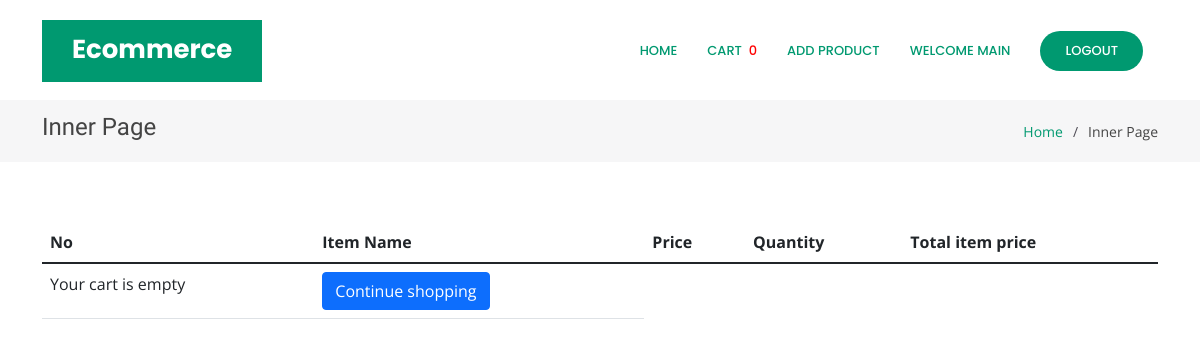
Before: /orderlist (signed in) with the older database file.
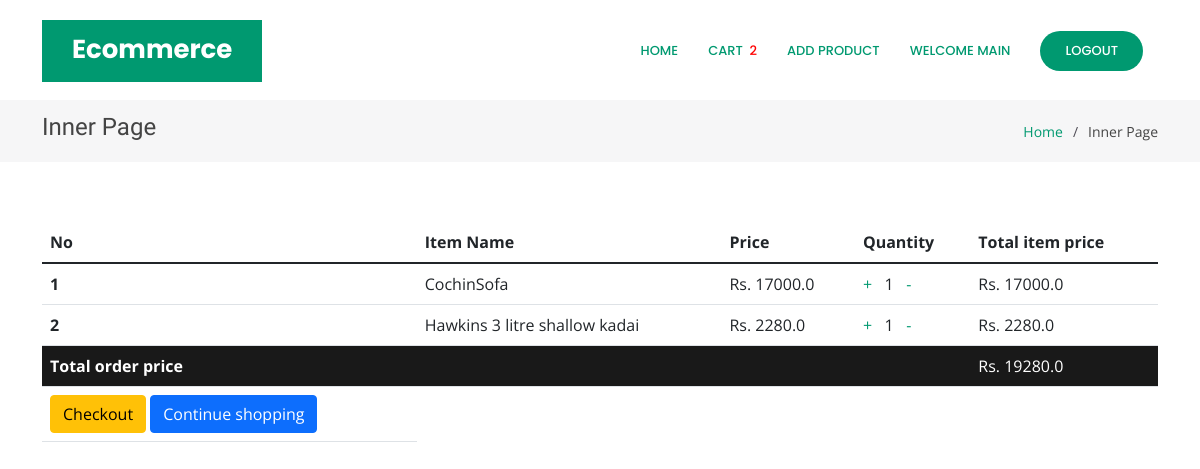
After: the same page with the newer database file.
### core/models.py (models this page shows, shortened)
class Order(models.Model):
    user = models.ForeignKey(User, on_delete=models.CASCADE)
    items = models.ManyToManyField(OrderItem)
    start_date = models.DateTimeField(auto_now_add=True)
    ordered_date = models.DateTimeField()
    ordered = models.BooleanField(default=False)
    order_id = models.CharField(max_length=100,unique=True,default=None,blank=True,null=True)
    datetime_ofpayment = models.DateTimeField(auto_now_add=True)
    order_delivered = models.BooleanField(default=False)
    order_recieved = models.BooleanField(default=False)
    razorpay_order_id = models.CharField(max_length=500,null=True,blank=True)
    razorpay_payment_id = models.CharField(max_length=500,null=True,blank=True)
    razorpay_signature = models.CharField(max_length=500,null=True,blank=True)
    def get_total_price(self):
        total=0
        for order_item in self.items.all():
            total +=order_item.get_final_price()
        return total

class OrderItem(models.Model):
    user = models.ForeignKey(User, on_delete=models.CASCADE)
    ordered = models.BooleanField(default=False)
    product = models.ForeignKey(Product, on_delete=models.CASCADE)
    quantity = models.IntegerField(default=1)
    def get_total_item_price(self):
        return self.quantity * self.product.price
    def get_final_price(self):
        return self.get_total_item_price()

class Product(models.Model):
    name=models.CharField(max_length=100)
    category = models.ForeignKey('Category', on_delete=models.CASCADE)
    desc = models.TextField()
    price = models.FloatField(default=0.0)
    product_available_count = models.IntegerField(default=0)
    img = models.ImageField(upload_to='images/')

### core/views.py (the view)
# urls.py: path('orderlist',views.orderlist,name="orderlist"),
def orderlist(request):
    if Order.objects.filter(user=request.user,ordered=False).exists():
        order = Order.objects.get(user = request.user,ordered=False)
        return render(request,'core/orderlist.html',{'order':order})
    return render(request,'core/orderlist.html',{'message':"Your cart is empty"})

### core/templatetags/cart_template_tag.py (called while the page is built)
@register.filter
def cart_item_count(user):
    if user.is_authenticated:
        qs = Order.objects.filter(user=user,ordered=False)
        if qs.exists():
            return qs[0].items.count()
    return 0

### templates/core/orderlist.html (shortened to what the changed rows need)
<!DOCTYPE html>
{% load static %}
{% load cart_template_tag %}
<html lang="en">
<head>
  <link href="{% static 'core/vendor/aos/aos.css' %}" rel="stylesheet">
  <link href="{% static 'core/vendor/bootstrap/css/bootstrap.min.css' %}" rel="stylesheet">
  <link href="{% static 'core/vendor/bootstrap-icons/bootstrap-icons.css' %}" rel="stylesheet">
  <link href="{% static 'core/vendor/boxicons/css/boxicons.min.css' %}" rel="stylesheet">
  <link href="{% static 'core/vendor/glightbox/css/glightbox.min.css' %}" rel="stylesheet">
  <link href="{% static 'core/vendor/remixicon/remixicon.css' %}" rel="stylesheet">
  <link href="{% static 'core/vendor/swiper/swiper-bundle.min.css' %}" rel="stylesheet">
  <link href="{% static './core/css/ind.css' %}" rel="stylesheet">
</head>
<body>
  <header id="header" class="fixed-top d-flex align-items-center">
    <div class="container">
      <div class="header-container d-flex align-items-center justify-content-between">
        <div class="logo">
          <h1 class="text-light"><a href="index.html"><span>Ecommerce</span></a></h1>
        </div>
        <nav id="navbar" class="navbar">
          <ul>
            {% if user.is_authenticated %}
            <li><a class="nav-link scrollto active" href="{% url 'index' %}">Home</a></li>
            <li><a class="nav-link scrollto active" href="{% url 'orderlist' %}">Cart&nbsp;&nbsp;
            <div style="color: red;">{{request.user | cart_item_count }}</div>
            </a></li>
              {% if user.is_superuser %}
                <li><a class="nav-link scrollto active" href="{% url 'add_product' %}">Add Product</a></li>
              {% endif %}
            <li><a class="nav-link scrollto active" href="#hero">Welcome {{user.username}}</a></li>
            <li><a class="getstarted scrollto" href="{% url 'user_logout' %}">Logout</a></li>
            {% else %}
            <li><a class="getstarted scrollto" href="{% url 'user_login' %}">Login</a></li>
            <li><a class="getstarted scrollto" href="{% url 'user_register' %}">Register</a></li>
            {% endif %}
          </ul>
        </nav>
      </div>
    </div>
  </header>
  <main id="main">
    <section class="breadcrumbs">
      <div class="container">
        <div class="d-flex justify-content-between align-items-center">
          <h2>Inner Page</h2>
        </div>
      </div>
    </section>
    <section class="inner-page">
      <div class="container">
        <table class="table">
            <thead class="thead-dark">
              <tr>
                <th scope="col">No</th>
                <th scope="col">Item Name</th>
                <th scope="col">Price</th>
                <th scope="col">Quantity</th>
                <th scope="col">Total item price</th>
              </tr>
            </thead>
            <tbody>
            {% for order_item in order.items.all %}
              <tr>
                <th scope="row">{{forloop.counter}}</th>
                <td>{{order_item.product.name}}</td>
                <td>Rs. {{order_item.product.price}}</td>
                <td>
                    <a href="{% url 'add_item' order_item.product.pk %}">+</a> &nbsp;
                    {{order_item.quantity}} &nbsp;
                    <a href="{% url 'remove_item' order_item.product.pk %}">-</i></a>
                </td>
                <td>Rs. {{order_item.get_total_item_price}}</td>
              </tr>
              {% empty %}
              <tr class="row100 body">
                <td class="cell100 column1">Your cart is empty</td>
                <td colspan="cell100 column1">
                    <a href="{% url 'index' %}" class="btn btn-primary float-right">Continue shopping</a>
                </td>
              </tr>
            {% endfor %}
            {% if order.get_total_price %}
              <tr class="row100 body" style="background-color: #191919;">
                <td class="cell100 column1" style="color: white;"><b>Total order price</b></td>
                <td class="cell100 column2"></td>
                <td class="cell100 column3"></td>
                <td class="cell100 column4"></td>
                <td class="cell100 column5" style="color: white;">   Rs. {{order.get_total_price}}</td>
              </tr>
              <tr class="row100 body">
                <td class="cell100 column1">
                    <a href="{% url 'checkout_page' %}" class="btn btn-warning float-right ml-2">Checkout</a>
                    <a href="/" class="btn btn-primary float-right">Continue shopping</a>
                </td>
              </tr>
            {% endif %}
            </tbody>
          </table>
      </div>
    </section>
  </main>
</body>
</html>

Changed rows visible on the page:
added OrderItem: product.name "CochinSofa", product.price "17000.0", quantity "1", get_total_item_price "17000.0"
added OrderItem: product.name "Hawkins 3 litre shallow kadai", product.price "2280.0", quantity "1", get_total_item_price "2280.0"
added Order: get_total_price "19280.0"
Other visible differences:
{{ request.user | cart_item_count }}: "0" → "2"
text no longer shown: "Your cart is empty"
text now shown: "Total order price Rs. Checkout"
